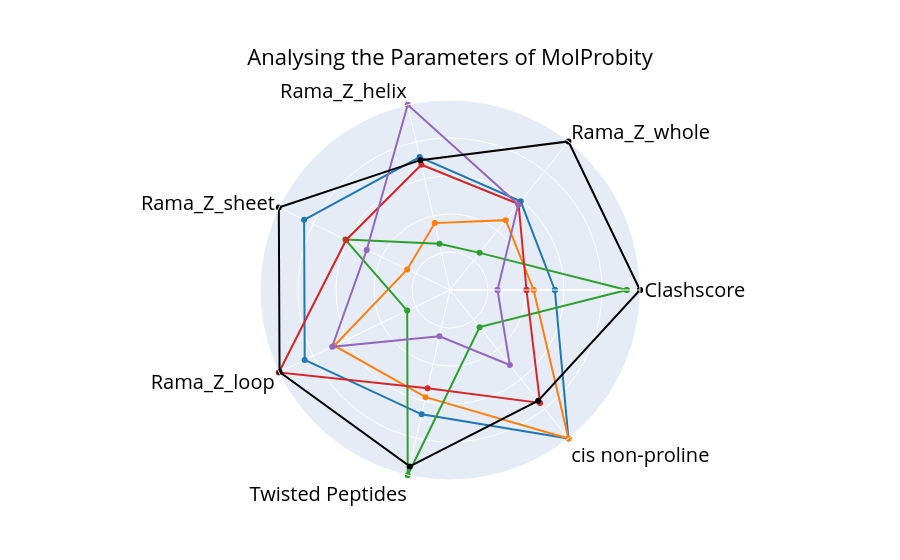

Source (notebook cell):
### Code cell
import os
import pandas as pd
import plotly.graph_objects as go
import json
import numpy as np

# Load configuration and define a global variable
def load_config():
    global config
    with open('config_Distributions.json') as config_file:
        config = json.load(config_file)

# Call the function to load the configuration
load_config()

# Define the directory path where all the Excel files are located
directory_path = config["First_ranked_MolProbity"]

# Define the output directory to save the plot image
output_directory = config["Main_Figures_directory"]

# Define the file names
file_names = ['AFM-TB.xlsx', 'AFM-TF.xlsx', 'AF3.xlsx', 'CF-TB.xlsx', 'CF-TF.xlsx', 'GT.xlsx']

# Load the data from the first sheet of each file
dfs = {file_name: pd.read_excel(os.path.join(directory_path, file_name), sheet_name='Sheet1') for file_name in file_names}

# Select the columns for the radar plot
columns_for_radar = ['Clashscore', 'Rama_Z_whole', 'Rama_Z_helix', 'Rama_Z_sheet', 'Rama_Z_loop']

# Replace 'Not Found' with NaN and convert to numeric for all datasets
for df in dfs.values():
    for column in columns_for_radar:
        df[column] = pd.to_numeric(df[column], errors='coerce')

# Calculate the RMS values for the Rama_Z columns and median for Clashscore
rms_values = {file_name: {} for file_name in file_names}

for file_name, df in dfs.items():
    for column in columns_for_radar[1:]:  # Skipping the first column, which is 'Clashscore'
        rms_value = np.sqrt(np.mean(df[column] ** 2))
        rms_values[file_name][column] = rms_value
    # Add median Clashscore to the rms_values dictionary
    rms_values[file_name]['Clashscore'] = df['Clashscore'].median()

# Convert to DataFrame for easy handling
rms_df = pd.DataFrame(rms_values).T

# Add the new parameters: Twisted Peptides and Cis Non-Proline
twisted_peptides = {
    'GT.xlsx': 1.7,
    'AFM-TB.xlsx': 11.7,
    'AFM-TF.xlsx': 15.0,
    'CF-TB.xlsx': 16.7,
    'CF-TF.xlsx': 26.7,
    'AF3.xlsx': 0.0
}

cis_non_proline = {
    'GT.xlsx': 3.4,
    'AFM-TB.xlsx': 1.7,
    'AFM-TF.xlsx': 1.7,
    'CF-TB.xlsx': 3.3,
    'CF-TF.xlsx': 5.0,
    'AF3.xlsx': 6.7
}

rms_df['Twisted Peptides'] = pd.Series(twisted_peptides)
rms_df['cis non-proline'] = pd.Series(cis_non_proline)

# Print the Rama_Z scores and corresponding RMS values for each dataset
for column in columns_for_radar[1:]:
    print(f"\n{column}:")
    for file_name in file_names:
        print(f"{file_name.replace('.xlsx', '')}: {rms_df.at[file_name, column]:.4f}")

# Update columns for radar to include the new parameters with updated labels
columns_for_radar += ['Twisted Peptides', 'cis non-proline']

# Scale the RMS and new parameter values where lower is better
scaled_rms_df = pd.DataFrame()
scale_min = 0.25
scale_max = 1.0

for column in columns_for_radar:
    min_val = rms_df[column].min()
    max_val = rms_df[column].max()
    scaled_rms_df[column] = scale_max - (rms_df[column] - min_val) / (max_val - min_val) * (scale_max - scale_min)

# Reorder the datasets by their scaled values
reordered_data = {name: [0]*len(columns_for_radar) for name in rms_df.index}
for i, category in enumerate(columns_for_radar):
    sorted_datasets = scaled_rms_df[category].sort_values(ascending=False)
    for dataset_name in sorted_datasets.index:
        reordered_data[dataset_name][i] = sorted_datasets[dataset_name]

# Prepare the categories and values for the radar plot
categories = columns_for_radar

# Create the radar plot
fig = go.Figure()

# Define colors for each dataset using a high-contrast palette
colors = {
    'AFM-TB.xlsx': 'rgba(31, 119, 180, 1.0)',   # Blue for AFM-TB
    'AFM-TF.xlsx': 'rgba(255, 127, 14, 1.0)',    # Orange for AFM-TF
    'AF3.xlsx':    'rgba(44, 160, 44, 1.0)',      # Green for AF3
    'CF-TB.xlsx':  'rgba(214, 39, 40, 1.0)',       # Red for CF-TB
    'CF-TF.xlsx':  'rgba(148, 103, 189, 1.0)',     # Purple for CF-TF
    'GT.xlsx':     'rgba(0, 0, 0, 1.0)'            # Black for GT
}

# Add the datasets to the radar plot with solid lines
for dataset_name, values in reordered_data.items():
    fig.add_trace(go.Scatterpolar(
        r=values + [values[0]],  # Complete the loop
        theta=categories + [categories[0]],  # Complete the loop
        fill=None,  
        opacity=1.0,  
        name=dataset_name,
        line=dict(color=colors[dataset_name])
    ))

# Update the layout with larger and black angular axis label font
fig.update_layout(
    polar=dict(
        radialaxis=dict(
            visible=True,
            range=[0, 1],
            showticklabels=False
        ),
        angularaxis=dict(
            tickfont=dict(size=20, color='black')  # Set larger font size and color to black
        )
    ),
    showlegend=False,
    title=dict(
        text='Analysing the Parameters of MolProbity',
        font=dict(size=22, color='black'),
        xanchor='center',
        yanchor='top',
        x=0.5
    )
)

# Show the plot inline
fig.show()

# Save the plot as an image with high resolution
output_image_path = os.path.join(output_directory, 'Fig_3b.jpeg')
fig.write_image(output_image_path, format='png', scale=10, engine='kaleido')

print(f'Radar plot without legend saved at {output_image_path}')

### Figure 1 — Plotly figure (JSON) as saved in the notebook; plotly's stock layout.template omitted (floating-point values rounded to 4 significant figures)
{"data": [{"line": {"color": "rgba(31, 119, 180, 1.0)"}, "name": "AFM-TB.xlsx", "opacity": 1, "r": [0.5518, 0.5968, 0.7175, 0.8521, 0.8488, 0.6713, 1, 0.5518], "theta": ["Clashscore", "Rama_Z_whole", "Rama_Z_helix", "Rama_Z_sheet", "Rama_Z_loop", "Twisted Peptides", "cis non-proline", "Clashscore"], "type": "scatterpolar"}, {"line": {"color": "rgba(255, 127, 14, 1.0)"}, "name": "AFM-TF.xlsx", "opacity": 1, "r": [0.44, 0.4703, 0.3611, 0.25, 0.6759, 0.5787, 1, 0.44], "theta": ["Clashscore", "Rama_Z_whole", "Rama_Z_helix", "Rama_Z_sheet", "Rama_Z_loop", "Twisted Peptides", "cis non-proline", "Clashscore"], "type": "scatterpolar"}, {"line": {"color": "rgba(44, 160, 44, 1.0)"}, "name": "AF3.xlsx", "opacity": 1, "r": [0.9303, 0.25, 0.25, 0.6114, 0.25, 1, 0.25, 0.9303], "theta": ["Clashscore", "Rama_Z_whole", "Rama_Z_helix", "Rama_Z_sheet", "Rama_Z_loop", "Twisted Peptides", "cis non-proline", "Clashscore"], "type": "scatterpolar"}, {"line": {"color": "rgba(214, 39, 40, 1.0)"}, "name": "CF-TB.xlsx", "opacity": 1, "r": [0.4025, 0.5789, 0.676, 0.6068, 1, 0.5309, 0.76, 0.4025], "theta": ["Clashscore", "Rama_Z_whole", "Rama_Z_helix", "Rama_Z_sheet", "Rama_Z_loop", "Twisted Peptides", "cis non-proline", "Clashscore"], "type": "scatterpolar"}, {"line": {"color": "rgba(148, 103, 189, 1.0)"}, "name": "CF-TF.xlsx", "opacity": 1, "r": [0.25, 0.5762, 1, 0.4864, 0.6882, 0.25, 0.505, 0.25], "theta": ["Clashscore", "Rama_Z_whole", "Rama_Z_helix", "Rama_Z_sheet", "Rama_Z_loop", "Twisted Peptides", "cis non-proline", "Clashscore"], "type": "scatterpolar"}, {"line": {"color": "rgba(0, 0, 0, 1.0)"}, "name": "GT.xlsx", "opacity": 1, "r": [1, 1, 0.701, 1, 0.9957, 0.9522, 0.745, 1], "theta": ["Clashscore", "Rama_Z_whole", "Rama_Z_helix", "Rama_Z_sheet", "Rama_Z_loop", "Twisted Peptides", "cis non-proline", "Clashscore"], "type": "scatterpolar"}], "layout": {"polar": {"angularaxis": {"tickfont": {"color": "black", "size": 20}}, "radialaxis": {"range": [0, 1], "showticklabels": false, "visible": true}}, "showlegend": false, "title": {"font": {"color": "black", "size": 22}, "text": "Analysing the Parameters of MolProbity", "x": 0.5, "xanchor": "center", "yanchor": "top"}}}
